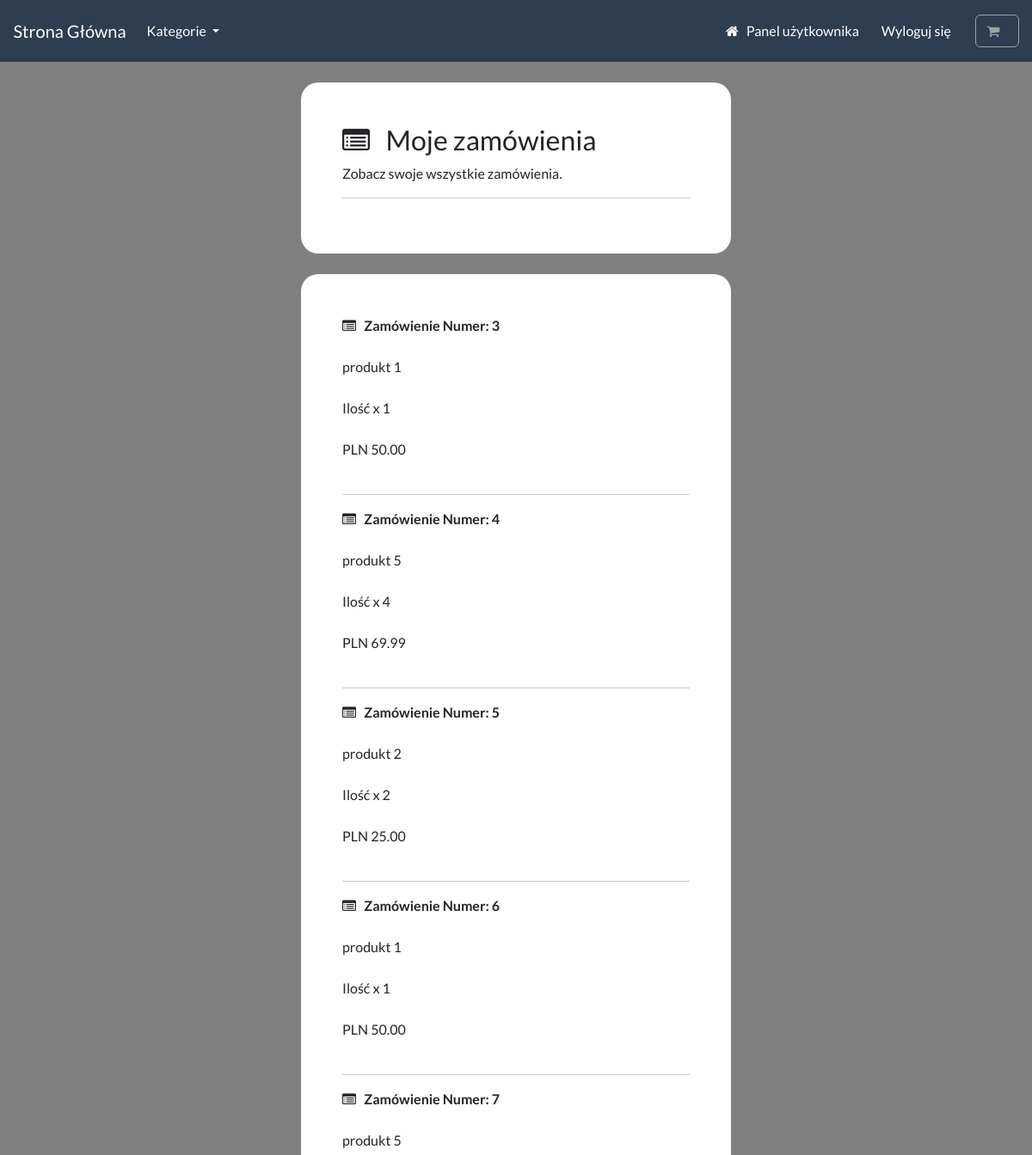
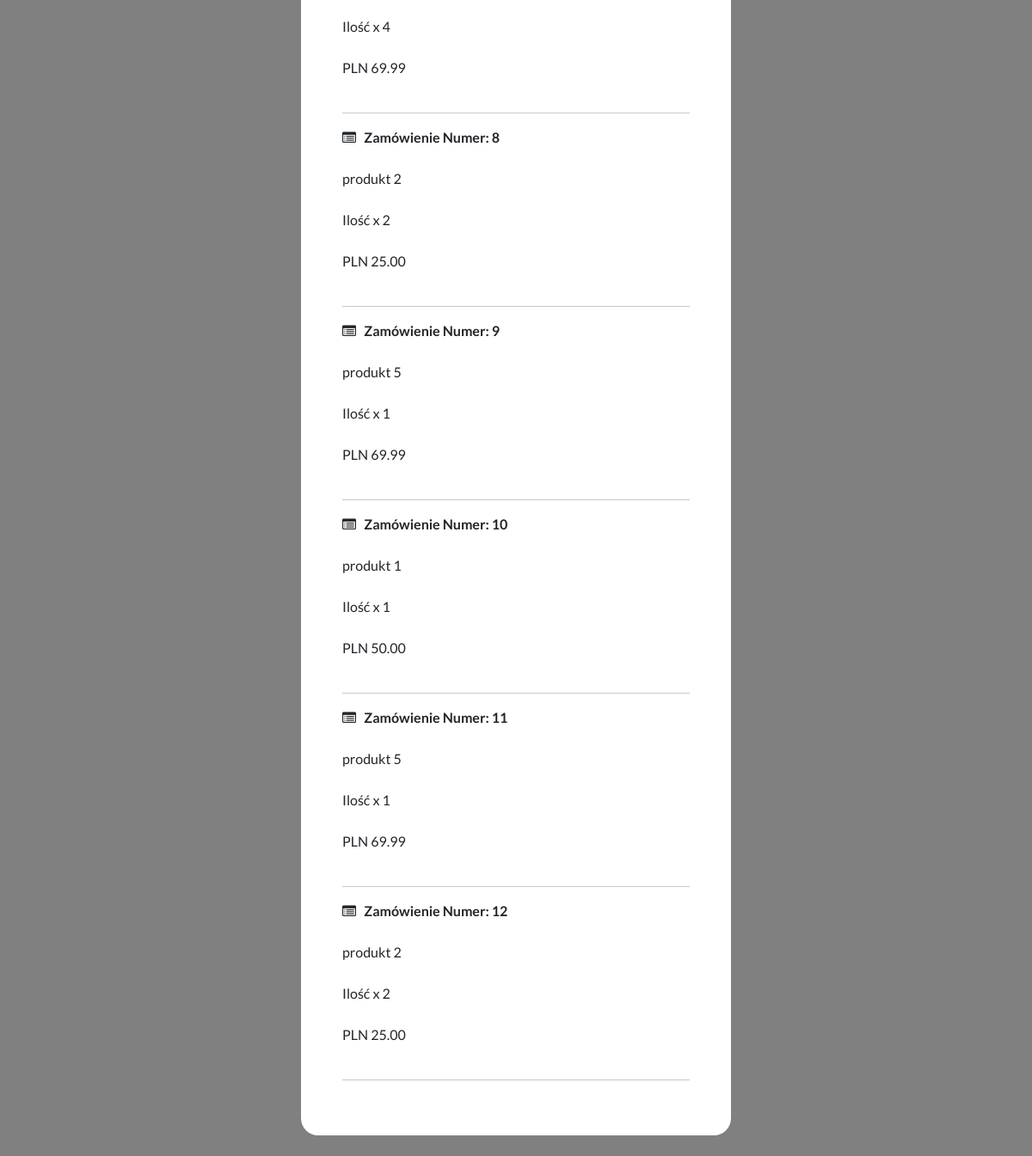
The app's page /account/track-order (signed in) with its own data (2 pictures, top to bottom).
### payment/models.py (models this page shows, shortened)
class OrderItem(models.Model):
    order = models.ForeignKey(Order, on_delete=models.CASCADE, null=True)
    product = models.ForeignKey(Product, on_delete=models.CASCADE, null=True)
    quantity = models.PositiveBigIntegerField(default=1)
    price = models.DecimalField(max_digits=6, decimal_places=2)
    user = models.ForeignKey(User, on_delete=models.CASCADE, null=True, blank=True)

### store/models.py (models this page shows, shortened)
class Product(models.Model):
    category = models.ForeignKey(Category, related_name='product', on_delete=models.CASCADE, null=True)
    title = models.CharField(max_length=250)
    brand = models.CharField(max_length=250, default='un-branded')
    description = models.TextField(blank=True)
    slug = models.SlugField(max_length=255)
    price = models.DecimalField(max_digits=4, decimal_places=2)
    image = models.ImageField(upload_to='images/')
    class Meta:
        verbose_name_plural = 'products'
    def __str__(self):
        return self.title

### account/views.py (the view)
# urls.py: path('track-order', views.track_orders, name='track-orders'),
@login_required(login_url='my-login')
def track_orders(request):
    try:
        orders = OrderItem.objects.filter(user=request.user)
        context = {'orders':orders}
        return render(request, 'account/track-orders.html', context=context)
    except:
        return render(request, 'account/track-orders.html', context=context)
    return render(request, 'account/track-orders.html')

### cart/cart.py (called while the page is built)
    def __len__(self):
        return sum(item['qty'] for item in self.cart.values())

### cart/context_processor.py (called while the page is built)
def cart(request):
    return {'cart': Cart(request)}

### store/models.py (called while the page is built)
    def get_absolute_url(self):
        return reverse('list-category', args=[self.slug])

### store/views.py (called while the page is built)
def categories(request):
    all_categories = Category.objects.all()
    return {'all_categories': all_categories}

### account/templates/account/track-orders.html (shortened to what this page needs)
{% include "store/base.html" %}
{% load static %}
{% load crispy_forms_tags %}
{% block content %}
    <div class="container bg-white shadow-md p-5 form-layout ">
        <h3> <i class="fa fa-list-alt" aria-hidden="true"></i> &nbsp; Moje zamówienia </h3>
        <p> Zobacz swoje wszystkie zamówienia. </p>
        <hr>
    </div>
    <div class="container bg-white shadow-md p-5 form-layout ">
        {% for order in orders %}
            <strong> <i class="fa fa-list-alt" aria-hidden="true"></i> &nbsp;  Zamówienie Numer: {{order.id}} </strong>
            <br> <br>
            {{order.product}}
            <br> <br>
            Ilość x {{order.quantity}}
            <br> <br>
            PLN {{order.price}}
            <br> <br>
            <hr>
        {% endfor %}
    </div>
{% endblock %}

### static/css/style.css (style rules this page uses)
.form-layout { border-radius: 20px; width: 500px; }

### account/templates/account/track-orders.html (style rules this page uses)
body { background-color: gray; }

### records on screen
OrderItem: id "3", product "produkt 1", quantity "1", price "50.00"
OrderItem: id "4", product "produkt 5", quantity "4", price "69.99"
OrderItem: id "5", product "produkt 2", quantity "2", price "25.00"
OrderItem: id "6", product "produkt 1", quantity "1", price "50.00"
OrderItem: id "7", product "produkt 5", quantity "4", price "69.99"
OrderItem: id "8", product "produkt 2", quantity "2", price "25.00"
OrderItem: id "9", product "produkt 5", quantity "1", price "69.99"
OrderItem: id "10", product "produkt 1", quantity "1", price "50.00"
OrderItem: id "11", product "produkt 5", quantity "1", price "69.99"
OrderItem: id "12", product "produkt 2", quantity "2", price "25.00"
